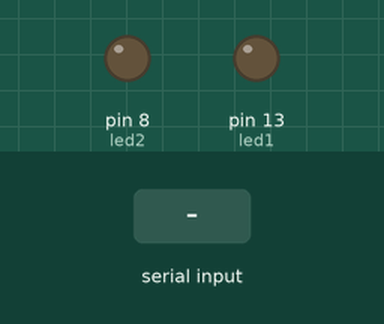
Bench run of a sketch on a simulated Arduino Uno, built with avr-gcc and run on an emulated ATmega328P. Parts: output pins drawn as LEDs (lit = HIGH). The inputs (shaded band) are chosen by the test bench. What the sketch prints to the serial monitor is not drawn.

Above: at 1.2 s.
1.3 s: "A" received over Serial
At 2.5 s:
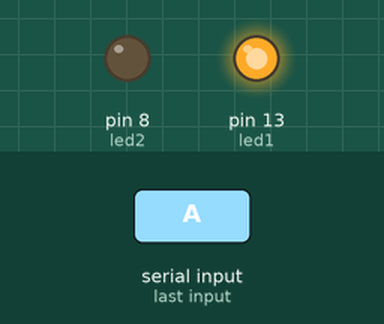
2.8 s: "B" received over Serial
At 3.9 s:
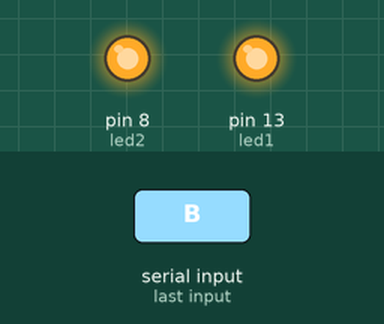
4.3 s: "j" received over Serial
At 5.0 s:
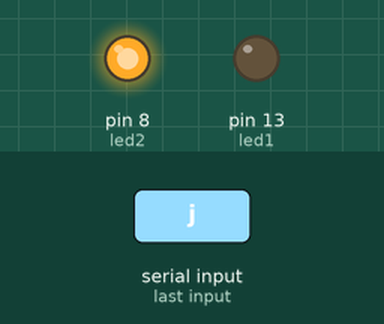
5.8 s: "k" received over Serial
At 6.1 s:
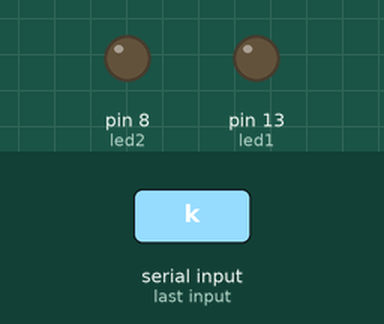
Timing chart, 0 to 8.3 s (numbered marks = the images above; inputs shaded):
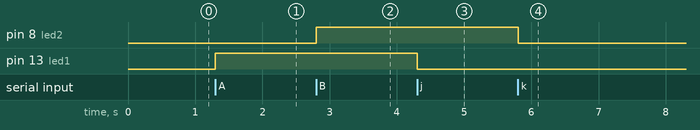

The sketch:

Ocitavac_za_isual_za_javu_i_za_druge_gui_sisteme.ino
```cpp
int data;
int led1 = 13;
int led2 = 8;
int buttonPushCounter1 = 0;
int buttonPushCounter2 = 0;

void setup() {
  Serial.begin(9600);
  pinMode(led1,OUTPUT);
  pinMode(led2,OUTPUT);
  Serial.println("I'm ready");
}

void loop() {
  if(Serial.available() > 0)
  {
       data = Serial.read();
       if(data == 'A')
       {
         buttonPushCounter1++;
         if (buttonPushCounter1 > 1) buttonPushCounter1 = 1;
         }
          if (buttonPushCounter1 == 1)
         {
          digitalWrite(led1,HIGH);
         }

if(data == 'j')
       {
         buttonPushCounter1--;
         if (buttonPushCounter1 < 0) buttonPushCounter1 = 0;
         }
          if (buttonPushCounter1 == 0)
         {
          digitalWrite(led1,LOW);
         }

if(data == 'B')
       {
         buttonPushCounter2++;
         if (buttonPushCounter2 > 1) buttonPushCounter2 = 1;
         }
          if (buttonPushCounter2 == 1)
         {
          digitalWrite(led2,HIGH);
         }

if(data == 'k')
       {
         buttonPushCounter2--;
         if (buttonPushCounter2 < 0) buttonPushCounter2 = 0;
         }
          if (buttonPushCounter2 == 0)
         {
          digitalWrite(led2,LOW);
         }


  }

}
```

Measured:
- after the input at 1.3 s, pin 13 (led1): LOW → HIGH at once
- after the input at 2.8 s, pin 8 (led2): LOW → HIGH at once
- after the input at 4.3 s, pin 13 (led1): HIGH → LOW at once
- after the input at 5.8 s, pin 8 (led2): HIGH → LOW at once
